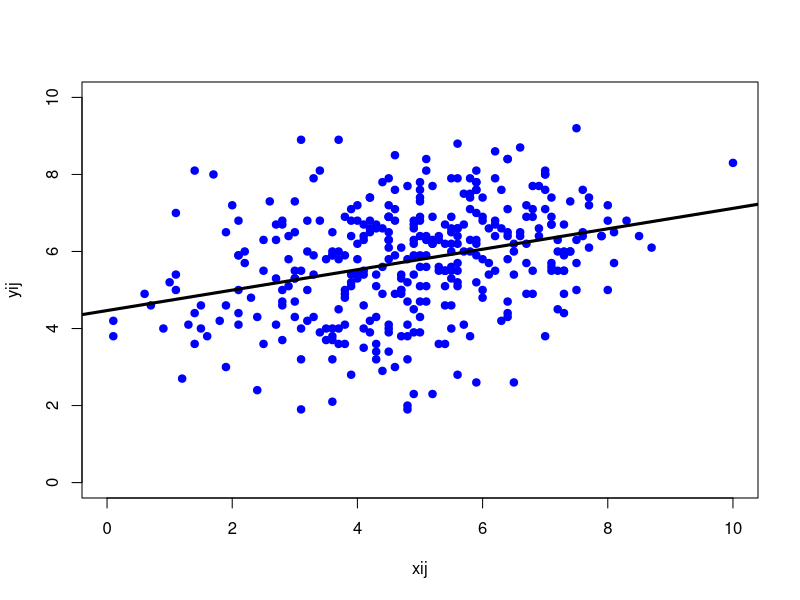
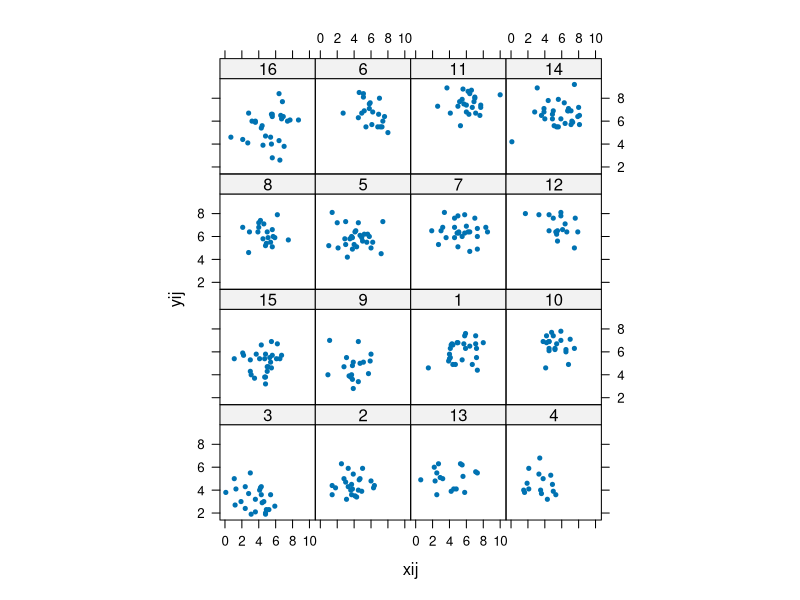
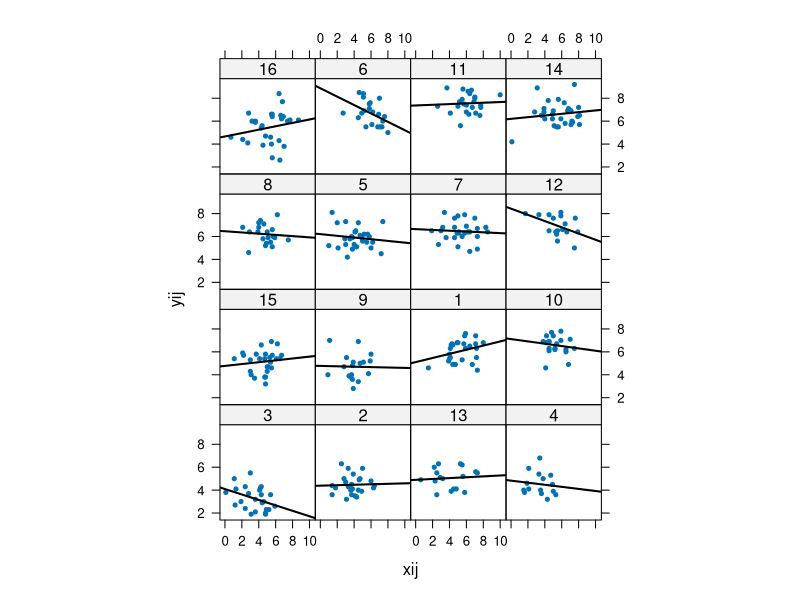

These figures' R source, in order: (Note: this script raises an error after producing the figures.)
############################################################################

# Open Online R Stream (https://www.wvbauer.com/doku.php/live_streams)
#
# By:   Wolfgang Viechtbauer (https://www.wvbauer.com)
# Date: 2020-12-10
#
# Topic(s):
# - mixed-effects / multilevel models (part 1)
#
# last updated: 2020-12-10

############################################################################

# set working directory (in RStudio, 'Session' menu, 'Set Working Directory',
# 'To Source File Location'; then copy-paste setwd() command below)
#setwd("...")

# load the nlme package
library(nlme)

# load the lattice package
library(lattice)

############################################################################

# load the multilevel1.dat data
dat <- read.table("multilevel1.dat", header=TRUE)

# scatterplot of xij versus yij
plot(yij ~ xij, data=dat, pch=19, col="blue", xlim=c(0,10), ylim=c(0,10))

# fit regression model of yij on xij
res <- lm(yij ~ xij, data=dat)
summary(res)

# add regression line to scatterplot
abline(res, lwd=3)

# create grouped data object / data frame
dat <- groupedData(yij ~ xij | class, data=dat)

# create a figure with scatterplots for each class
plot(dat, layout=c(4,4), aspect=1, FUN = mean,
   panel = function(x, y) panel.xyplot(x, y, pch=19, cex=0.5))

# same as before but add regression line within each classroom
plot(dat, layout=c(4,4), aspect=1, FUN = mean,
   panel = function(x, y) {
      panel.xyplot(x, y, pch=19, cex=0.5)
      panel.abline(lm(y~x), lwd=2)})

# fit regression model within each classroom
res <- lmList(dat)
res

# average slope of the 16 classrooms
mean(coef(res)$xij)

# fit mixed-effects model with random intercepts and random slopes
res <- lme(yij ~ 1 + xij, random = ~ 1 + xij | class, data=dat)
summary(res)

# approximate 95% confidence interval for the mean slope
-0.000021 - 1.96*0.0340311
-0.000021 + 1.96*0.0340311

# we are (roughly!) 95% certain that the *mean slope* in the population of
# classrooms (from which these 16 classrooms have come) falls between -0.067
# and +0.067

# estimate an approximate (prediction) interval where 95% of the slopes are
-0.000021 - 1.96*0.01849544
-0.000021 + 1.96*0.01849544

# we estimate that (roughly!) 95% of the slopes in the population of
# classrooms (from which these 16 classrooms have come) fall within the
# interval -0.036 to +0.036

# the prediction interval above does not account for the uncertainty as to
# where the average slope is; we can improve on this by summing up the
# standard error of the average slope (which reflects the uncertainty as to
# where the average slope is) and the estimated standard deviation of the
# slopes (this needs to be done by adding the squared values and then taking
# the square root of that sum)
-0.000021 - 1.96*sqrt(0.0340311^2 + 0.01849544^2)
-0.000021 + 1.96*sqrt(0.0340311^2 + 0.01849544^2)

# we can actually get the CI for the mean intercept and the mean slope using
# the intervals() function
intervals(res, which="fixed")

# fit model with random intercepts (assuming no variance in slopes across
# classrooms; i.e., SD(slope) = 0)
res0 <- lme(yij ~ 1 + xij, random = ~ 1 | class, data=dat)
summary(res0)

# do a model comparison between the model with random slopes versus the model
# that assumes no variance in the slopes (likelihood ratio test)
anova(res, res0)

# this suggests that the model with random slopes does not fit significantly
# better than the model without random slopes

# get the predicted intercept and slope of the 16 classrooms
coef(res)

############################################################################
